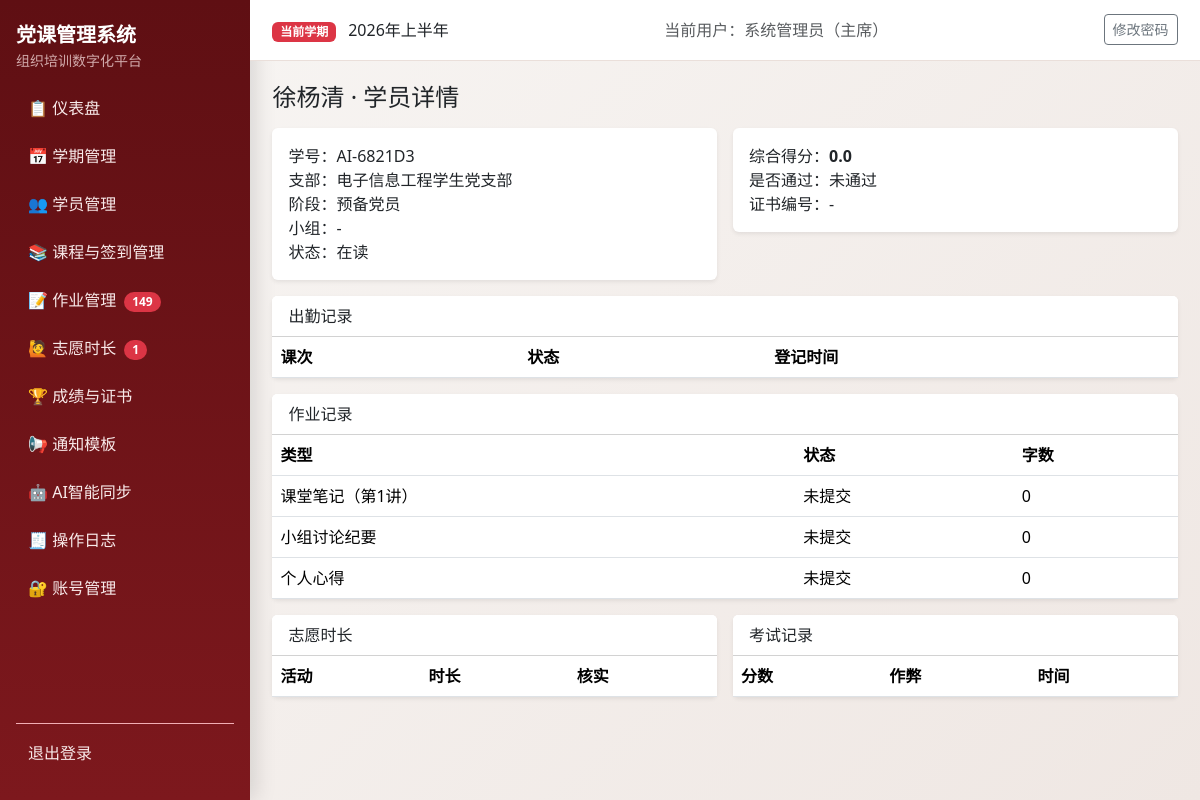
The app's page /students/7/detail (signed in) with its own data.
### models.py (models this page shows, shortened)
class Semester(db.Model):
    __tablename__ = "semesters"
    id = db.Column(db.Integer, primary_key=True)
    name = db.Column(db.String(100), nullable=False)
    period_code = db.Column(db.String(20), nullable=True)
    period_positive = db.Column(db.String(20), nullable=True)
    period_development = db.Column(db.String(20), nullable=True)
    period_probationary = db.Column(db.String(20), nullable=True)
    year = db.Column(db.Integer, nullable=False)
    status = db.Column(db.String(20), nullable=False, default="active")
    exam_weight = db.Column(db.Integer, nullable=False, default=40)
    attendance_weight = db.Column(db.Integer, nullable=False, default=30)
    assignment_weight = db.Column(db.Integer, nullable=False, default=20)
    volunteer_weight = db.Column(db.Integer, nullable=False, default=10)
    pass_threshold = db.Column(db.Float, nullable=False, default=60.0)
    volunteer_target_hours = db.Column(db.Float, nullable=False, default=0.0)
    min_attendance_sessions = db.Column(db.Integer, nullable=False, default=2)
    created_at = db.Column(db.DateTime, default=datetime.utcnow, nullable=False)
    students = db.relationship("Student", back_populates="semester", cascade="all, delete-orphan")
    course_sessions = db.relationship("CourseSession", back_populates="semester", cascade="all, delete-orphan")
    assignments = db.relationship("Assignment", back_populates="semester", cascade="all, delete-orphan")
    volunteer_records = db.relationship(
        "VolunteerRecord", back_populates="semester", cascade="all, delete-orphan"
    )
    exam_records = db.relationship("ExamRecord", back_populates="semester", cascade="all, delete-orphan")
    final_scores = db.relationship("FinalScore", back_populates="semester", cascade="all, delete-orphan")

class User(UserMixin, db.Model):
    __tablename__ = "users"
    id = db.Column(db.Integer, primary_key=True)
    username = db.Column(db.String(80), unique=True, nullable=False, index=True)
    password_hash = db.Column(db.String(255), nullable=False)
    role = db.Column(db.String(20), nullable=False, default="staff")
    real_name = db.Column(db.String(80), nullable=True)
    created_at = db.Column(db.DateTime, default=datetime.utcnow, nullable=False)

class Student(db.Model):
    __tablename__ = "students"
    __table_args__ = (
        db.UniqueConstraint("semester_id", "student_id", "stage", name="uq_student_semester_student_stage"),
    )
    id = db.Column(db.Integer, primary_key=True)
    semester_id = db.Column(db.Integer, db.ForeignKey("semesters.id"), nullable=False, index=True)
    name = db.Column(db.String(80), nullable=False)
    student_id = db.Column(db.String(50), nullable=False)
    department = db.Column(db.String(120), nullable=True)
    stage = db.Column(db.String(20), nullable=False)
    contact = db.Column(db.String(120), nullable=True)
    group_number = db.Column(db.Integer, nullable=True)
    is_group_leader = db.Column(db.Boolean, nullable=False, default=False)
    status = db.Column(db.String(20), nullable=False, default="在读")
    disqualified_reason = db.Column(db.String(255), nullable=True)
    semester = db.relationship("Semester", back_populates="students")
    attendances = db.relationship("Attendance", back_populates="student", cascade="all, delete-orphan")
    assignments = db.relationship("Assignment", back_populates="student", cascade="all, delete-orphan")
    volunteer_records = db.relationship(
        "VolunteerRecord", back_populates="student", cascade="all, delete-orphan"
    )
    exam_records = db.relationship("ExamRecord", back_populates="student", cascade="all, delete-orphan")
    final_scores = db.relationship("FinalScore", back_populates="student", cascade="all, delete-orphan")

class FinalScore(db.Model):
    __tablename__ = "final_scores"
    __table_args__ = (
        db.UniqueConstraint("student_id", "semester_id", name="uq_final_score_student_semester"),
    )
    id = db.Column(db.Integer, primary_key=True)
    student_id = db.Column(db.Integer, db.ForeignKey("students.id"), nullable=False, index=True)
    semester_id = db.Column(db.Integer, db.ForeignKey("semesters.id"), nullable=False, index=True)
    attendance_score = db.Column(db.Float, nullable=False, default=0.0)
    assignment_score = db.Column(db.Float, nullable=False, default=0.0)
    volunteer_score = db.Column(db.Float, nullable=False, default=0.0)
    exam_score = db.Column(db.Float, nullable=False, default=0.0)
    total_score = db.Column(db.Float, nullable=False, default=0.0)
    is_passed = db.Column(db.Boolean, nullable=False, default=False)
    cert_number = db.Column(db.String(64), nullable=True)
    cert_issued_at = db.Column(db.DateTime, nullable=True)
    student = db.relationship("Student", back_populates="final_scores")
    semester = db.relationship("Semester", back_populates="final_scores")

class Assignment(db.Model):
    __tablename__ = "assignments"
    __table_args__ = (
        db.UniqueConstraint("student_id", "semester_id", "session_id", "type", name="uq_assignment_unique_task"),
    )
    id = db.Column(db.Integer, primary_key=True)
    student_id = db.Column(db.Integer, db.ForeignKey("students.id"), nullable=False, index=True)
    semester_id = db.Column(db.Integer, db.ForeignKey("semesters.id"), nullable=False, index=True)
    session_id = db.Column(db.Integer, db.ForeignKey("course_sessions.id"), nullable=True, index=True)
    type = db.Column(db.String(30), nullable=False)
    word_count = db.Column(db.Integer, nullable=False, default=0)
    status = db.Column(db.String(20), nullable=False, default="未提交")
    submitted_at = db.Column(db.DateTime, nullable=True)
    reviewed_by = db.Column(db.String(80), nullable=True)
    review_note = db.Column(db.Text, nullable=True)
    student = db.relationship("Student", back_populates="assignments")
    semester = db.relationship("Semester", back_populates="assignments")
    session = db.relationship("CourseSession", back_populates="assignments")

class CourseSession(db.Model):
    __tablename__ = "course_sessions"
    __table_args__ = (
        db.UniqueConstraint("semester_id", "session_number", name="uq_semester_session_number"),
    )
    id = db.Column(db.Integer, primary_key=True)
    semester_id = db.Column(db.Integer, db.ForeignKey("semesters.id"), nullable=False, index=True)
    session_number = db.Column(db.Integer, nullable=False)
    theme = db.Column(db.String(200), nullable=False)
    date = db.Column(db.Date, nullable=False)
    location = db.Column(db.String(200), nullable=True)
    is_online = db.Column(db.Boolean, nullable=False, default=False)
    meeting_link = db.Column(db.String(255), nullable=True)
    lecturer = db.Column(db.String(120), nullable=True)
    notes = db.Column(db.Text, nullable=True)
    semester = db.relationship("Semester", back_populates="course_sessions")
    attendances = db.relationship("Attendance", back_populates="session", cascade="all, delete-orphan")
    assignments = db.relationship("Assignment", back_populates="session", cascade="all")

### blueprints/students.py (the view)
@students_bp.route("/<int:student_id>/detail")
@login_required
def student_detail(student_id: int):
	student = db.session.get(Student, student_id)
	if not student:
		flash("学员不存在。", "danger")
		return redirect(url_for("students_bp.list_students"))
	attendance_records = (
		Attendance.query.filter_by(student_id=student.id)
		.join(CourseSession, Attendance.session_id == CourseSession.id)
		.order_by(CourseSession.session_number.asc())
		.all()
	)
	assignment_records = Assignment.query.filter_by(student_id=student.id).order_by(Assignment.id.desc()).all()
	volunteer_records = VolunteerRecord.query.filter_by(student_id=student.id).order_by(VolunteerRecord.id.desc()).all()
	exam_records = ExamRecord.query.filter_by(student_id=student.id).order_by(ExamRecord.id.desc()).all()
	final_score = FinalScore.query.filter_by(student_id=student.id, semester_id=student.semester_id).first()
	return render_template(
		"students/detail.html",
		student=student,
		attendance_records=attendance_records,
		assignment_records=assignment_records,
		volunteer_records=volunteer_records,
		exam_records=exam_records,
		final_score=final_score,
		now=datetime.utcnow(),
	)

### authz.py (called while the page is built)
def normalize_role(role: str | None) -> str:
    value = (role or "staff").strip().lower()
    if value not in ROLE_LABELS:
        return "staff"
    return value

def role_label(role: str | None) -> str:
    return ROLE_LABELS.get(normalize_role(role), "干事")

def can_view_logs(role: str | None) -> bool:
    return normalize_role(role) in {"admin", "minister"}

def can_manage_accounts(role: str | None) -> bool:
    return normalize_role(role) == "admin"

def can_edit_notification_templates(role: str | None) -> bool:
    return normalize_role(role) in {"admin", "minister"}

### templates/students/detail.html (shortened to what this page needs)
{% extends "base.html" %}
{% block content %}
<h1 class="h4 mb-3">{{ student.name }} · 学员详情</h1>
<div class="row g-3 mb-3">
  <div class="col-md-6">
    <div class="card border-0 shadow-sm"><div class="card-body">
      <div>学号：{{ student.student_id }}</div>
      <div>支部：{{ student.department }}</div>
      <div>阶段：{{ student.stage }}</div>
      <div>小组：{{ student.group_number or '-' }}{% if student.is_group_leader %}（组长）{% endif %}</div>
      <div>状态：{{ student.status }}</div>
    </div></div>
  </div>
  <div class="col-md-6">
    <div class="card border-0 shadow-sm"><div class="card-body">
      {% if final_score %}
      <div>综合得分：<strong>{{ final_score.total_score }}</strong></div>
      <div>是否通过：{{ '通过' if final_score.is_passed else '未通过' }}</div>
      <div>证书编号：{{ final_score.cert_number or '-' }}</div>
      {% else %}
      <div class="text-muted">尚未计算综合成绩</div>
      {% endif %}
    </div></div>
  </div>
</div>
<div class="card border-0 shadow-sm mb-3">
  <div class="card-header bg-white">出勤记录</div>
  <div class="table-responsive">
    <table class="table mb-0"><thead><tr><th>课次</th><th>状态</th><th>登记时间</th></tr></thead></table>
  </div>
</div>
<div class="card border-0 shadow-sm mb-3">
  <div class="card-header bg-white">作业记录</div>
  <div class="table-responsive">
    <table class="table mb-0"><thead><tr><th>类型</th><th>状态</th><th>字数</th></tr></thead><tbody>
      {% for item in assignment_records %}
      <tr><td>{{ item.type }}{% if item.session %}（第{{ item.session.session_number }}讲）{% endif %}</td><td>{{ item.status }}</td><td>{{ item.word_count }}</td></tr>
      {% endfor %}
    </tbody></table>
  </div>
</div>
<div class="row g-3">
  <div class="col-md-6">
    <div class="card border-0 shadow-sm">
      <div class="card-header bg-white">志愿时长</div>
      <div class="table-responsive"><table class="table mb-0"><thead><tr><th>活动</th><th>时长</th><th>核实</th></tr></thead></table></div>
    </div>
  </div>
  <div class="col-md-6">
    <div class="card border-0 shadow-sm">
      <div class="card-header bg-white">考试记录</div>
      <div class="table-responsive"><table class="table mb-0"><thead><tr><th>分数</th><th>作弊</th><th>时间</th></tr></thead></table></div>
    </div>
  </div>
</div>
{% endblock %}

### templates/base.html (shortened to what this page needs)
<!doctype html>
<html lang="zh-CN">
<head>
  <link href="https://cdn.jsdelivr.net/npm/bootstrap@5.3.3/dist/css/bootstrap.min.css" rel="stylesheet">
</head>
<body>
  {% if current_user.is_authenticated %}
  <div class="layout">
    <aside class="sidebar d-flex flex-column">
      <div class="mb-3">
        <div class="fw-bold fs-5 text-white">党课管理系统</div>
        <div class="small opacity-75">组织培训数字化平台</div>
      </div>
      <nav class="nav flex-column mb-3">
        <a class="nav-link" href="{{ url_for('auth_bp.dashboard') }}">📋 仪表盘</a>
        <a class="nav-link" href="{{ url_for('semester_bp.list_semesters') }}">📅 学期管理</a>
        <a class="nav-link" href="{{ url_for('students_bp.list_students') }}">👥 学员管理</a>
        <a class="nav-link" href="{{ url_for('courses_bp.list_courses') }}">📚 课程与签到管理</a>
        <a class="nav-link" href="{{ url_for('assignments_bp.assignments_overview') }}">📝 作业管理
          {% if pending_assignment_students > 0 %}
            <span class="badge rounded-pill text-bg-danger ms-1">{{ pending_assignment_students }}</span>
          {% endif %}
        </a>
        <a class="nav-link" href="{{ url_for('volunteers_bp.volunteer_overview') }}">🙋 志愿时长
          {% if pending_volunteer_records > 0 %}
            <span class="badge rounded-pill text-bg-danger ms-1">{{ pending_volunteer_records }}</span>
          {% endif %}
        </a>
        <a class="nav-link" href="{{ url_for('scores_bp.result_overview') }}">🏆 成绩与证书</a>
        <a class="nav-link" href="{{ url_for('notifications_bp.template_list') }}">📢 通知模板</a>
        <a class="nav-link" href="{{ url_for('ai_tools_bp.index') }}">🤖 AI智能同步</a>
        {% if can_view_logs %}
        <a class="nav-link" href="{{ url_for('auth_bp.operation_logs') }}">🧾 操作日志</a>
        {% endif %}
        {% if can_manage_accounts %}
        <a class="nav-link" href="{{ url_for('auth_bp.account_list') }}">🔐 账号管理</a>
        {% endif %}
      </nav>
      <div class="mt-auto pt-2 border-top border-danger-subtle">
        <a class="nav-link" href="{{ url_for('auth_bp.logout') }}">退出登录</a>
      </div>
    </aside>
    <div class="content-wrap">
      <header class="topbar">
        <div>
          <span class="badge text-bg-danger">当前学期</span>
          <span class="ms-2">{{ current_semester.name if current_semester else '未设置激活学期' }}</span>
        </div>
        <div class="text-muted">当前用户：{{ current_user.real_name or current_user.username }}（{{ current_user_role_label }}）</div>
        <div>
          <a class="btn btn-sm btn-outline-secondary" href="{{ url_for('auth_bp.change_password') }}">修改密码</a>
        </div>
      </header>
      <main class="page-content">
        {% block content %}{% endblock %}
      </main>
    </div>
  </div>
  {% else %}
    {% block auth_content %}{% endblock %}
  {% endif %}
</body>
</html>

### templates/base.html (style rules this page uses)
:root { --pc-primary: #9f1d22; --pc-primary-dark: #7f1519; --pc-sidebar-bg: #5f0f13; --pc-sidebar-text: #f6dddd; --pc-bg: #f8f6f4; --pc-card: #ffffff; }
body { background: linear-gradient(135deg, #f8f6f4 0%, #efe7e3 100%); min-height: 100vh; }
.layout { display: flex; min-height: 100vh; }
.sidebar { width: 250px; background: linear-gradient(180deg, var(--pc-sidebar-bg), #7d181d); color: var(--pc-sidebar-text); position: fixed; top: 0; left: 0; bottom: 0; padding: 1.25rem 1rem; box-shadow: 6px 0 20px rgba(0, 0, 0, 0.12); }
.sidebar .nav-link { color: #f8eaea; border-radius: 10px; margin-bottom: 0.4rem; padding: 0.55rem 0.75rem; }
.content-wrap { margin-left: 250px; width: calc(100% - 250px); }
.topbar { background: var(--pc-card); border-bottom: 1px solid #eadfda; padding: 0.9rem 1.4rem; display: flex; justify-content: space-between; align-items: center; position: sticky; top: 0; z-index: 5; }
.page-content { padding: 1.4rem; }

### records on screen
Semester: name "2026年上半年"
User: real_name "系统管理员"
Student: name "徐杨清", student_id "AI-6821D3", department "电子信息工程学生党支部", stage "预备党员", group_number "-", status "在读"
FinalScore: total_score "0.0", is_passed "未通过", cert_number "-"
Assignment: type "课堂笔记", session.session_number "1", status "未提交", word_count "0"
Assignment: type "小组讨论纪要", status "未提交", word_count "0"
Assignment: type "个人心得", status "未提交", word_count "0"

### other values on screen
{{ pending_assignment_students }} "149"
{{ pending_volunteer_records }} "1"
{{ current_user_role_label }} "主席"
